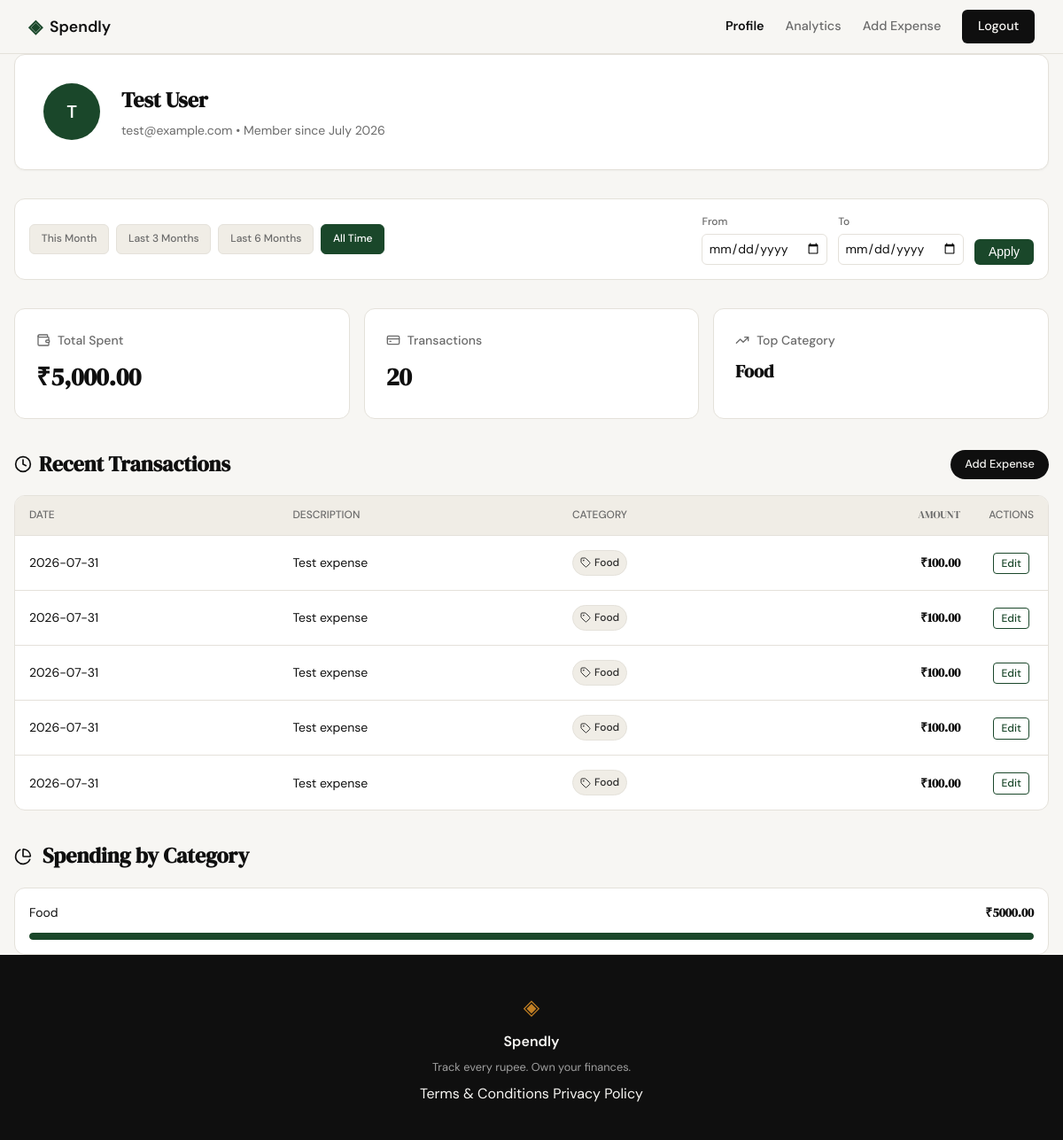
Page /profile (signed in) on the committed database.
### tables this page shows
CREATE TABLE users (
                id INTEGER PRIMARY KEY AUTOINCREMENT,
                name TEXT NOT NULL,
                email TEXT UNIQUE NOT NULL,
                password_hash TEXT NOT NULL,
                created_at TEXT DEFAULT (datetime('now'))
            );

CREATE TABLE expenses (
                id INTEGER PRIMARY KEY AUTOINCREMENT,
                user_id INTEGER NOT NULL,
                amount REAL NOT NULL,
                category TEXT NOT NULL,
                date TEXT NOT NULL,
                description TEXT,
                created_at TEXT DEFAULT (datetime('now')),
                FOREIGN KEY (user_id) REFERENCES users (id)
            );

### app.py (the view)
@app.route("/profile")
@login_required
def profile():
    user_id = session.get('user_id')
    date_from, date_to, presets = get_date_filter_params(request.args)
    user = get_user_by_id(user_id)
    stats = get_user_stats(user_id, date_from, date_to)
    transactions = get_user_transactions(user_id, date_from=date_from, date_to=date_to)
    categories = get_category_breakdown(user_id, date_from, date_to)
    if not user:
        abort(404)
    try:
        dt = datetime.strptime(user['created_at'], '%Y-%m-%d %H:%M:%S')
        member_since = dt.strftime('%B %Y')
    except (ValueError, TypeError):
        member_since = "Unknown"
    user_data = {
        "name": user['name'],
        "email": user['email'],
        "member_since": member_since
    }
    summary_stats = {
        "total_spent": f"{stats['total_spent']:,.2f}",
        "transaction_count": stats['transaction_count'],
        "top_category": stats['top_category'] or "N/A"
    }
    return render_template(
        "profile.html",
        user=user_data,
        stats=summary_stats,
        transactions=transactions,
        categories=categories,
        presets=presets,
        active_filter={"from": date_from, "to": date_to}
    )

### app.py (called while the page is built)
def login_required(f):
    @wraps(f)
    def decorated_function(*args, **kwargs):
        if 'user_id' not in session:
            flash("Please sign in to access this page", "error")
            return redirect(url_for('login'))
        return f(*args, **kwargs)
    return decorated_function

### database/db.py (called while the page is built)
def get_db():
    db_path = current_app.config.get('DATABASE', "spendly.db")
    conn = sqlite3.connect(db_path)
    conn.row_factory = sqlite3.Row
    conn.execute("PRAGMA foreign_keys = ON")
    return conn

def get_user_by_id(user_id):
    with get_db() as conn:
        return conn.execute("SELECT * FROM users WHERE id = ?", (user_id,)).fetchone()

def get_user_transactions(user_id, limit=5, date_from=None, date_to=None):
    with get_db() as conn:
        where_clause = "WHERE user_id = ?"
        params = [user_id]
        if date_from and date_to:
            where_clause += " AND date BETWEEN ? AND ?"
            params.extend([date_from, date_to])
        params.append(limit)
        return conn.execute(
            f"SELECT id, date, description, category, amount FROM expenses {where_clause} ORDER BY date DESC LIMIT ?",
            params
        ).fetchall()

### templates/profile.html (shortened to what this page needs)
{% extends "base.html" %}
{% block head %}
<link rel="stylesheet" href="{{ url_for('static', filename='css/profile.css') }}">
{% endblock %}
{% block content %}
<div class="profile-container">
    <header class="user-card">
        <div class="user-avatar">
            {{ user.name[0] }}
        </div>
        <div class="user-details">
            <h1>{{ user.name }}</h1>
            <p>{{ user.email }} &bull; Member since {{ user.member_since }}</p>
        </div>
    </header>
    <div class="filter-bar">
        <div class="filter-presets">
            <a href="{{ url_for('profile', date_from=presets.this_month.from, date_to=presets.this_month.to) }}"
               class="preset-btn {{ 'active' if active_filter.from == presets.this_month.from and active_filter.to == presets.this_month.to else '' }}">
               This Month
            </a>
            <a href="{{ url_for('profile', date_from=presets.last_3_months.from, date_to=presets.last_3_months.to) }}"
               class="preset-btn {{ 'active' if active_filter.from == presets.last_3_months.from and active_filter.to == presets.last_3_months.to else '' }}">
               Last 3 Months
            </a>
            <a href="{{ url_for('profile', date_from=presets.last_6_months.from, date_to=presets.last_6_months.to) }}"
               class="preset-btn {{ 'active' if active_filter.from == presets.last_6_months.from and active_filter.to == presets.last_6_months.to else '' }}">
               Last 6 Months
            </a>
            <a href="{{ url_for('profile') }}"
               class="preset-btn {{ 'active' if not active_filter.from and not active_filter.to else '' }}">
               All Time
            </a>
        </div>
        <form class="filter-custom" method="GET" action="{{ url_for('profile') }}">
            <div class="filter-group">
                <label for="date_from">From</label>
                <input type="date" id="date_from" name="date_from" value="{{ active_filter.from or '' }}">
            </div>
            <div class="filter-group">
                <label for="date_to">To</label>
                <input type="date" id="date_to" name="date_to" value="{{ active_filter.to or '' }}">
            </div>
            <button type="submit" class="apply-btn">Apply</button>
        </form>
    </div>
    <section class="stats-grid">
        <div class="stat-card">
            <div class="stat-header">
                <i data-lucide="wallet" style="width:16px; height:16px;"></i>
                Total Spent
            </div>
            <div class="stat-value">₹{{ stats.total_spent }}</div>
        </div>
        <div class="stat-card">
            <div class="stat-header">
                <i data-lucide="credit-card" style="width:16px; height:16px;"></i>
                Transactions
            </div>
            <div class="stat-value">{{ stats.transaction_count }}</div>
        </div>
        <div class="stat-card">
            <div class="stat-header">
                <i data-lucide="trending-up" style="width:16px; height:16px;"></i>
                Top Category
            </div>
            <div class="stat-value" style="font-size: 1.25rem;">{{ stats.top_category }}</div>
        </div>
    </section>
    <section>
        <div class="section-header" style="display: flex; justify-content: space-between; align-items: center;">
            <div style="display: flex; align-items: center; gap: 0.5rem;">
                <i data-lucide="clock" style="width:20px; height:20px;"></i>
                <h2 style="margin: 0;">Recent Transactions</h2>
            </div>
            <a href="{{ url_for('add_expense') }}" class="btn-primary" style="font-size: 0.8rem; padding: 0.4rem 1rem;">Add Expense</a>
        </div>
        <div class="tx-card">
            {% if transactions %}
            <table class="tx-table">
                <thead>
                    <tr>
                        <th>Date</th>
                        <th>Description</th>
                        <th>Category</th>
                        <th class="amount-cell">Amount</th>
                        <th class="action-cell">Actions</th>
                    </tr>
                </thead>
                <tbody>
                    {% for tx in transactions %}
                    <tr>
                        <td>{{ tx.date }}</td>
                        <td>{{ tx.description }}</td>
                        <td>
                            <span class="category-badge">
                                <i data-lucide="tag" style="width:12px; height:12px;"></i>
                                {{ tx.category }}
                            </span>
                        </td>
                        <td class="amount-cell">₹{{ "%.2f"|format(tx.amount) }}</td>
                        <td class="action-cell">
                            <a href="{{ url_for('edit_expense', id=tx.id) }}" class="edit-link">Edit</a>
                        </td>
                    </tr>
                    {% endfor %}
                </tbody>
            </table>
            {% else %}
            <div class="empty-state">
                <p>No transactions found. Start adding expenses to see your history!</p>
            </div>
            {% endif %}
        </div>
    </section>
    <section>
        <div class="section-header">
            <i data-lucide="pie-chart" style="width:20px; height:20px;"></i>
            <h2>Spending by Category</h2>
        </div>
        <div class="category-grid">
            {% for cat in categories %}
            <div class="cat-item">
                <div class="cat-info">
                    <span>{{ cat.category }}</span>
                    <span class="amount-cell">₹{{ "%.2f"|format(cat.amount) }}</span>
                </div>
                <div class="cat-bar-bg">
                    <div class="cat-bar-fill" style="width: {{ cat.percentage }}%;"></div>
                </div>
            </div>
            {% endfor %}
        </div>
    </section>
</div>
{% endblock %}

### static/css/style.css (style rules this page uses)
:root { --ink: #0f0f0f; --ink-soft: #2d2d2d; --ink-muted: #6b6b6b; --ink-faint: #a0a0a0; --paper: #f7f6f3; --paper-warm: #f0ede6; --paper-card: #ffffff; --accent: #1a472a; --accent-light: #e8f0eb; --accent-2: #c17f24; --accent-2-light: #fdf3e3; --danger: #c0392b; --danger-light: #fdecea; --border: #e4e1da; --border-soft: #eeebe4; --font-display: 'DM Serif Display', Georgia, serif; --font-body: 'DM Sans', system-ui, sans-serif; --max-width: 1200px; --auth-width: 440px; --radius-sm: 6px; --radius-md: 12px; --radius-lg: 20px; }
*, *::before, *::after { box-sizing: border-box; margin: 0; padding: 0; }
html { font-size: 16px; scroll-behavior: smooth; }
body { background: var(--paper); color: var(--ink); font-family: var(--font-body); font-size: 1rem; line-height: 1.6; -webkit-font-smoothing: antialiased; }
a { color: inherit; text-decoration: none; }
.btn-primary { display: inline-block; background: var(--ink); color: var(--paper); padding: 0.65rem 1.5rem; border-radius: 999px; font-family: var(--font-body); font-size: 0.9rem; font-weight: 500; cursor: pointer; border: none; transition: background 0.2s; text-decoration: none; }

### rows in the picture
users: name "T", name "Test User", email "test@example.com"
expenses: date "2026-07-31", description "Test expense", category "Food", amount "100.00"
expenses: date "2026-07-31", description "Test expense", category "Food", amount "100.00"
expenses: date "2026-07-31", description "Test expense", category "Food", amount "100.00"
expenses: date "2026-07-31", description "Test expense", category "Food", amount "100.00"
expenses: date "2026-07-31", description "Test expense", category "Food", amount "100.00"

### other values in the picture
{{ user.member_since }} "July 2026"
{{ stats.total_spent }} "5,000.00"
{{ stats.transaction_count }} "20"
{{ stats.top_category }} "Food"
{{ cat.category }} "Food"
{{ "%.2f"|format(cat.amount) }} "5000.00"
